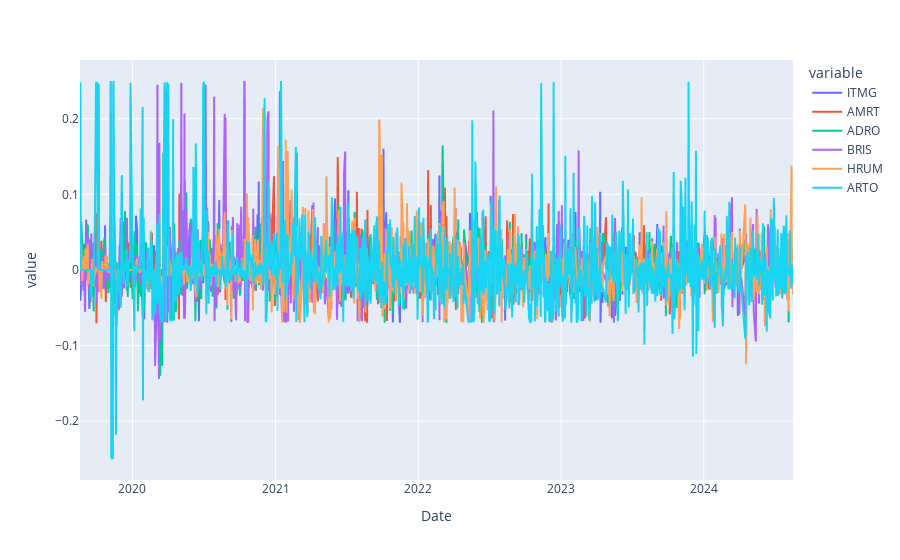

The notebook cell this image was saved under:
### Markdown cell above
Dari ke-6 saham ini, ARTO mempunyai frekuensi fluktuasi paling tinggi\
Tingkat perubahan harga ARTO menunjukkan bahwa, saham ini merupakan saham yang fluktuatif

### Code cell
portfolio1 = df.filter(items=list(set(stock_list)))

px.line(portfolio1.pct_change())

### Figure 1 — Plotly figure (JSON) as saved in the notebook; plotly's stock layout.template omitted (floating-point values rounded to 4 significant figures; data arrays with more than 128 entries replaced by an {"elided": "..."} marker saying what was removed)
{"data": [{"hovertemplate": "variable=ITMG<br>Date=%{x}<br>value=%{y}<extra></extra>", "legendgroup": "ITMG", "line": {"color": "#636efa", "dash": "solid"}, "marker": {"symbol": "circle"}, "mode": "lines", "name": "ITMG", "showlegend": true, "type": "scattergl", "x": {"elided": "1212 str values"}, "xaxis": "x", "y": {"elided": "1212 float values"}, "yaxis": "y"}, {"hovertemplate": "variable=AMRT<br>Date=%{x}<br>value=%{y}<extra></extra>", "legendgroup": "AMRT", "line": {"color": "#EF553B", "dash": "solid"}, "marker": {"symbol": "circle"}, "mode": "lines", "name": "AMRT", "showlegend": true, "type": "scattergl", "x": {"elided": "1212 str values"}, "xaxis": "x", "y": {"elided": "1212 float values"}, "yaxis": "y"}, {"hovertemplate": "variable=ADRO<br>Date=%{x}<br>value=%{y}<extra></extra>", "legendgroup": "ADRO", "line": {"color": "#00cc96", "dash": "solid"}, "marker": {"symbol": "circle"}, "mode": "lines", "name": "ADRO", "showlegend": true, "type": "scattergl", "x": {"elided": "1212 str values"}, "xaxis": "x", "y": {"elided": "1212 float values"}, "yaxis": "y"}, {"hovertemplate": "variable=BRIS<br>Date=%{x}<br>value=%{y}<extra></extra>", "legendgroup": "BRIS", "line": {"color": "#ab63fa", "dash": "solid"}, "marker": {"symbol": "circle"}, "mode": "lines", "name": "BRIS", "showlegend": true, "type": "scattergl", "x": {"elided": "1212 str values"}, "xaxis": "x", "y": {"elided": "1212 float values"}, "yaxis": "y"}, {"hovertemplate": "variable=HRUM<br>Date=%{x}<br>value=%{y}<extra></extra>", "legendgroup": "HRUM", "line": {"color": "#FFA15A", "dash": "solid"}, "marker": {"symbol": "circle"}, "mode": "lines", "name": "HRUM", "showlegend": true, "type": "scattergl", "x": {"elided": "1212 str values"}, "xaxis": "x", "y": {"elided": "1212 float values"}, "yaxis": "y"}, {"hovertemplate": "variable=ARTO<br>Date=%{x}<br>value=%{y}<extra></extra>", "legendgroup": "ARTO", "line": {"color": "#19d3f3", "dash": "solid"}, "marker": {"symbol": "circle"}, "mode": "lines", "name": "ARTO", "showlegend": true, "type": "scattergl", "x": {"elided": "1212 str values"}, "xaxis": "x", "y": {"elided": "1212 float values"}, "yaxis": "y"}], "layout": {"legend": {"title": {"text": "variable"}, "tracegroupgap": 0}, "margin": {"t": 60}, "xaxis": {"anchor": "y", "domain": [0, 1], "title": {"text": "Date"}}, "yaxis": {"anchor": "x", "domain": [0, 1], "title": {"text": "value"}}}}
